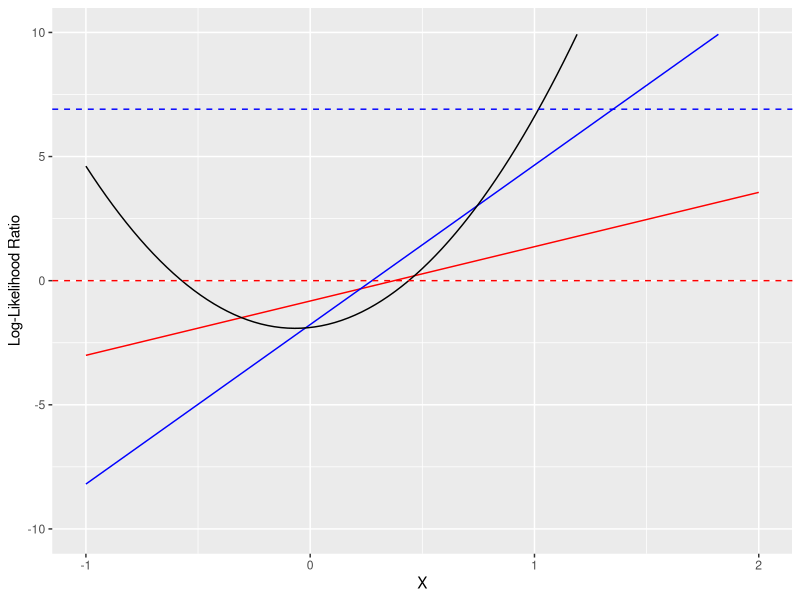
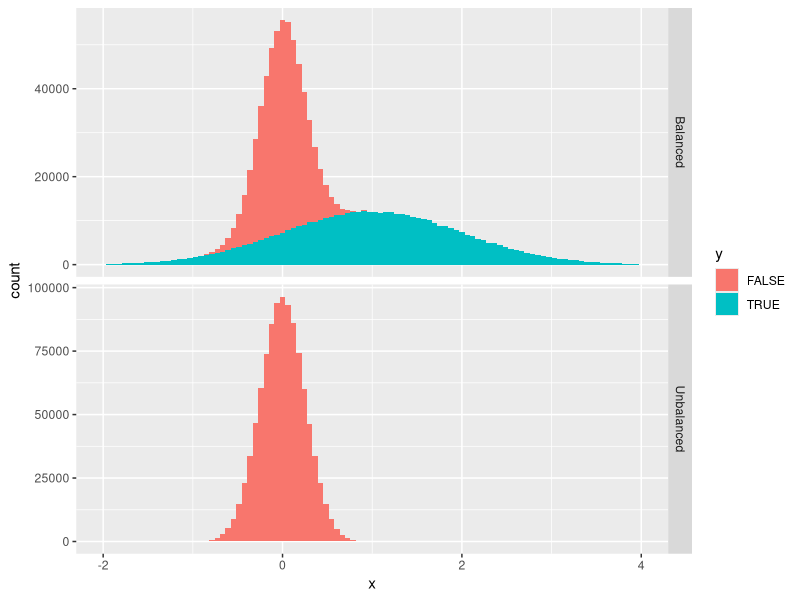

These figures' R source, in order:
## ---- chunk 1
knitr::opts_chunk$set(echo = TRUE)
## ---- chunk 2
# Invisible block, necessary because otherwise the 'library()' command
# in the cached chunk below is not executed
library(dplyr)
library(ggplot2) 
## ---- chunk 3
# Tidyverse facilities for plotting
library(dplyr)
library(ggplot2) 

# Loss functions
weighted_loss <- function(par, data, w) {
	m <- par[[1]]
	q <- par[[2]]
	x <- data$x
	y <- data$y
	
	z <- m * x + q
	p <- 1 / (1 + exp(-z))
	
	-mean(y * w(y) * log(p) + (1-y) * w(1-y) * log(1-p))
}

cross_entropy <- function(par, data) 
	weighted_loss(par, data, w = \(y) 1)

cllr <- function(par, data) 
	weighted_loss(par, data, w = \(y) mean(1-y))


# Data generating process
rxy <- function(n, pi = .001, mu1 = 1, mu0 = 0, sd1 = 1, sd0 = 0.25) { 
	y <- runif(n) < pi
	x <- rnorm(n, mean = y * mu1 + (1-y) * mu0, sd = y * sd1 + (1-y) * sd0)
	data.frame(x = x, y = y)
}
pi <- formals(rxy)$pi


# Simulation
set.seed(840)
data <- rxy(n = 1e6)
par_cllr <- optim(c(1,0), cllr, data = data)$par
par_cross_entropy <- optim(c(1,0), cross_entropy, data = data)$par
par_cross_entropy[2] <- par_cross_entropy[2] - log(pi / (1-pi))


# Helpers to extract LLRs from models
llr <- function(x, par)
	par[1] * x + par[2] 

llr_true <- function(x) {
	mu1 <- formals(rxy)$mu1 
	mu0 <- formals(rxy)$mu0 
	sd1 <- formals(rxy)$sd1
	sd0 <- formals(rxy)$sd0
		
	a <- 0.5 * (sd1 ^2 - sd0 ^2) / (sd1 ^2 * sd0 ^2)
	b <- mu1 / (sd1^2) - mu0 / (sd0^2)
	c <- 0.5 * (mu0^2 / (sd0^2) - mu1^2 / (sd1^2)) + log(sd0 / sd1)
	a * x * x + b * x + c
}
## ---- chunk 4
ggplot() + 
	geom_function(fun = \(x) llr(x, par_cllr), color = "red") + 
	geom_function(fun = \(x) llr(x, par_cross_entropy), color = "blue") +
	geom_function(fun = \(x) llr_true(x), color = "black") +
	geom_hline(aes(yintercept = 0), linetype = "dashed", color = "red") +
		geom_hline(aes(yintercept = -log(pi / (1-pi))), 
							 linetype = "dashed", color = "blue") +
		ylim(c(-10,10)) + xlim(c(-1, 2)) +
	xlab("X") + ylab("Log-Likelihood Ratio")
## ---- chunk 5
test_data <- bind_rows(
	rxy(n = 1e6, pi = 0.5) |> mutate(type = "Balanced", llr_thresh = 0),
	rxy(n = 1e6) |> mutate(type = "Unbalanced", llr_thresh = -log(pi / (1-pi)))
	)

test_data |> 
	ggplot(aes(x = x, fill = y)) + 
	geom_histogram(bins = 100) +
	facet_grid(type ~ ., scales = "free_y") +
	xlim(c(-2, 4))
## ---- chunk 6
test_data |>
	mutate(
		llr_cllr = llr(x, par_cllr),
		llr_cross_entropy = llr(x, par_cross_entropy),
		llr_true = llr_true(x)
		) |>
	group_by(type) |>
	summarise(
		cllr = 1 - mean((llr_cllr > llr_thresh) == y),
		cross_entropy = 1 - mean((llr_cross_entropy > llr_thresh) == y),
		true_llr = 1 - mean((llr_true > llr_thresh) == y)
		)
